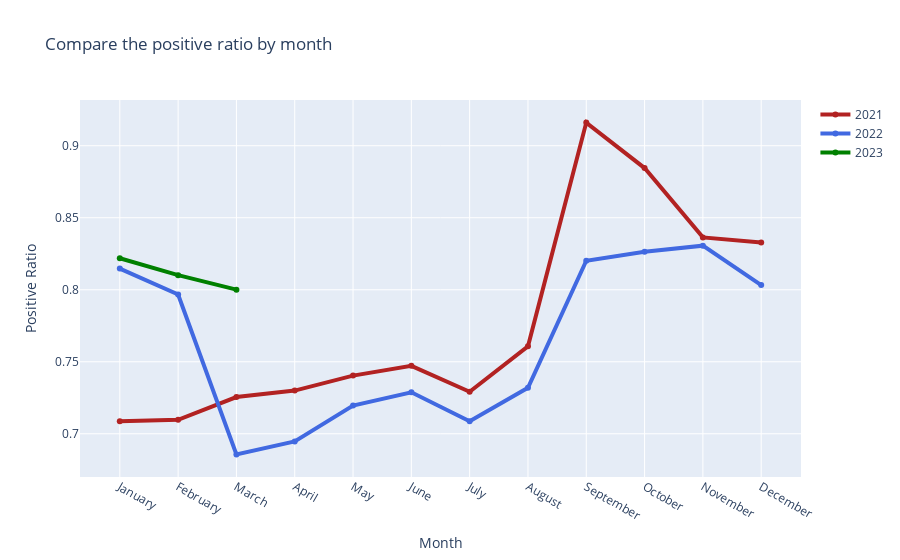

Here is the notebook cell this chart was saved with:
### Code cell
month = ['January', 'February', 'March', 'April', 'May', 'June', 'July',
         'August', 'September', 'October', 'November', 'December']

fig = go.Figure()

# Create and style traces
fig.add_trace(go.Scatter(x=month, y= year_2021 , name='2021',
                         line=dict(color='firebrick', width=4)))
fig.add_trace(go.Scatter(x=month, y= year_2022, name = '2022',
                         line=dict(color='royalblue', width=4)))
fig.add_trace(go.Scatter(x=month, y= year_2023, name = '2023',
                         line=dict(color='green', width=4)))

# Edit the layout
fig.update_layout(title='Compare the positive ratio by month',
                   xaxis_title='Month',
                   yaxis_title='Positive Ratio')


fig.show()

### Figure 1 — Plotly figure (JSON) as saved in the notebook; plotly's stock layout.template omitted (floating-point values rounded to 4 significant figures)
{"data": [{"line": {"color": "firebrick", "width": 4}, "name": "2021", "type": "scatter", "x": ["January", "February", "March", "April", "May", "June", "July", "August", "September", "October", "November", "December"], "y": [0.7087, 0.7097, 0.7255, 0.73, 0.7404, 0.7472, 0.7291, 0.7608, 0.9161, 0.8845, 0.8364, 0.8328]}, {"line": {"color": "royalblue", "width": 4}, "name": "2022", "type": "scatter", "x": ["January", "February", "March", "April", "May", "June", "July", "August", "September", "October", "November", "December"], "y": [0.8147, 0.7967, 0.6857, 0.6946, 0.7196, 0.7288, 0.7086, 0.7319, 0.8201, 0.8264, 0.8306, 0.8032]}, {"line": {"color": "green", "width": 4}, "name": "2023", "type": "scatter", "x": ["January", "February", "March", "April", "May", "June", "July", "August", "September", "October", "November", "December"], "y": [0.8219, 0.8101, 0.8001]}], "layout": {"title": {"text": "Compare the positive ratio by month"}, "xaxis": {"title": {"text": "Month"}}, "yaxis": {"title": {"text": "Positive Ratio"}}}}
